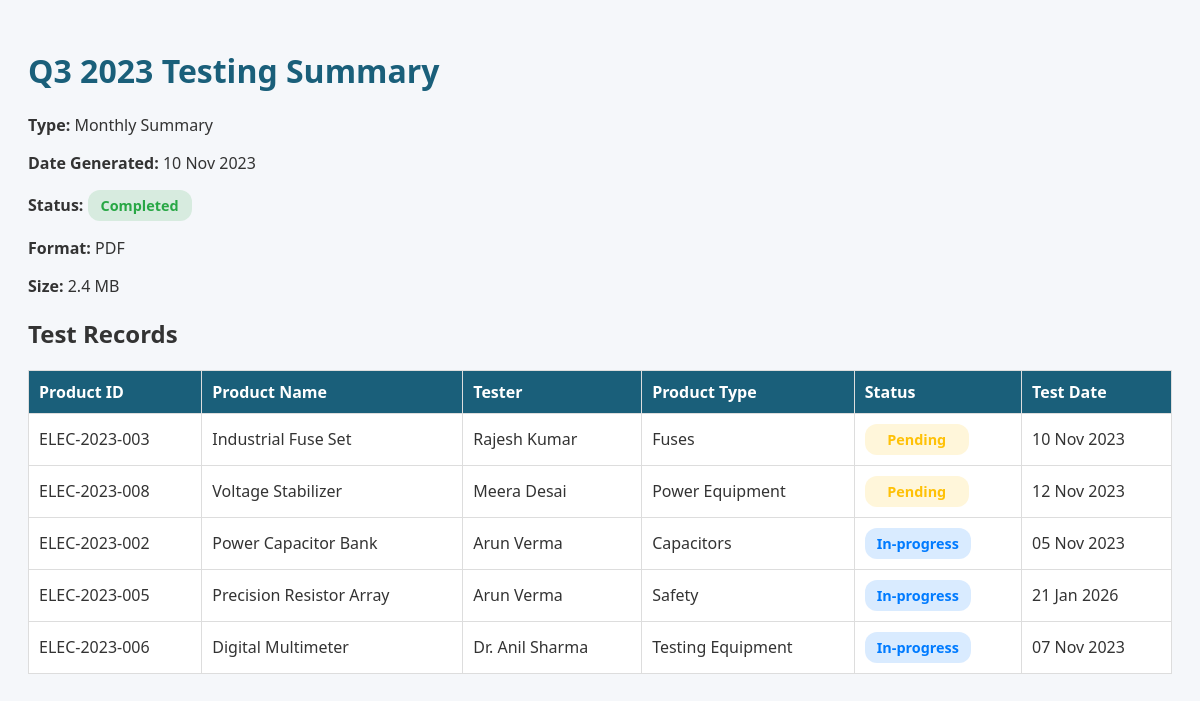
Screenshot of /api/view_report.php?id=1 with the database file from the repository.
### tables this page shows
CREATE TABLE `generated_reports` (
    `report_id` int(11) NOT NULL,
    `report_name` varchar(255) NOT NULL,
    `report_type` varchar(100) NOT NULL,
    `date_generated` date NOT NULL,
    `format` varchar(50) NOT NULL,
    `status` enum(
        'completed',
        'processing',
        'pending',
        'failed'
    ) NOT NULL,
    `size` varchar(50) NOT NULL,
    `generated_by` int(11) DEFAULT NULL
);

CREATE TABLE `testing_records` (
    `test_id` int(11) NOT NULL,
    `product_id` varchar(20) NOT NULL,
    `test_date` date NOT NULL,
    `test_type` varchar(100) NOT NULL,
    `test_name` varchar(50) DEFAULT NULL,
    `voltage_rating` varchar(20) DEFAULT NULL,
    `status` varchar(20) DEFAULT NULL,
    `result` varchar(50) DEFAULT NULL,
    `notes` text DEFAULT NULL,
    `created_by` int(11) DEFAULT NULL,
    `created_at` timestamp NOT NULL DEFAULT current_timestamp(),
    `tester_name` varchar(255) DEFAULT NULL,
    `tester_id` int(11) DEFAULT NULL
);

CREATE TABLE `products` (
    `product_id` varchar(20) NOT NULL,
    `name` varchar(255) NOT NULL,
    `category` varchar(50) NOT NULL,
    `voltage_rating` varchar(20) NOT NULL,
    `certification` varchar(50) NOT NULL,
    `description` text NOT NULL,
    `price` decimal(10, 2) NOT NULL,
    `stock` int(11) NOT NULL,
    `badge` varchar(20) DEFAULT NULL,
    `featured` tinyint(1) DEFAULT 0,
    `created_at` timestamp NOT NULL DEFAULT current_timestamp(),
    `image` varchar(255) DEFAULT NULL
);

CREATE TABLE `testers` (
    `tester_id` int(11) NOT NULL,
    `tester_name` varchar(255) DEFAULT NULL
);

### api/view_report.php (the view, shortened to what this page needs)
<?php
include("../config/conn.php");
$report_id = $_GET['id'] ?? null;
$stmt = $conn->prepare("SELECT * FROM generated_reports WHERE report_id = ?");
$stmt->bind_param("i", $report_id);
$stmt->execute();
$report = $stmt->get_result()->fetch_assoc();
$testStmt = $conn->prepare("
    SELECT
        tr.test_id,
        tr.product_id,
        p.name AS product_name,
        t.tester_name,
        tr.test_type,
        tr.status,
        tr.test_date
    FROM testing_records tr
    LEFT JOIN products p ON tr.product_id = p.product_id
    LEFT JOIN testers t ON tr.tester_id = t.tester_id
    ORDER BY RAND()
    LIMIT 5
");
$testStmt->execute();
$records = $testStmt->get_result()->fetch_all(MYSQLI_ASSOC);
?>
<!DOCTYPE html>
<html lang="en">
<head>
    <link rel="stylesheet" href="https://cdnjs.cloudflare.com/ajax/libs/font-awesome/6.4.0/css/all.min.css">
</head>
<body>
    <h1><?= htmlspecialchars($report['report_name']) ?></h1>
    <p><strong>Type:</strong> <?= htmlspecialchars($report['report_type']) ?></p>
    <p><strong>Date Generated:</strong> <?= date('d M Y', strtotime($report['date_generated'])) ?></p>
    <p><strong>Status:</strong>
        <span class="status-badge <?= $report['status'] == 'completed' ? 'status-completed' : ($report['status'] == 'in-progress' ? 'status-in-progress' : 'status-pending') ?>">
            <?= ucfirst($report['status']) ?>
        </span>
    </p>
    <p><strong>Format:</strong> <?= strtoupper($report['format']) ?></p>
    <p><strong>Size:</strong> <?= htmlspecialchars($report['size'] ?? '-') ?></p>
    <h2>Test Records</h2>
    <table>
        <thead>
            <tr>
                <th>Product ID</th>
                <th>Product Name</th>
                <th>Tester</th>
                <th>Product Type</th>
                <th>Status</th>
                <th>Test Date</th>
            </tr>
        </thead>
        <tbody>
            <?php foreach ($records as $r): ?>
                <tr>
                    <td><?= htmlspecialchars($r['product_id'] ?? 'N/A') ?></td>
                    <td><?= htmlspecialchars($r['product_name'] ?? 'N/A') ?></td>
                    <td><?= htmlspecialchars($r['tester_name'] ?? 'N/A') ?></td>
                    <td><?= htmlspecialchars($r['test_type'] ?? 'N/A') ?></td>
                    <td>
                        <?php
                        $statusClass = 'status-pending';
                        if (($r['status'] ?? '') == 'completed') $statusClass = 'status-completed';
                        elseif (($r['status'] ?? '') == 'in-progress') $statusClass = 'status-in-progress';
                        elseif (($r['status'] ?? '') == 'failed') $statusClass = 'status-failed';
                        ?>
                        <span class="status-badge <?= $statusClass ?>"><?= ucfirst($r['status'] ?? 'Pending') ?></span>
                    </td>
                    <td><?= date('d M Y', strtotime($r['test_date'] ?? date('Y-m-d'))) ?></td>
                </tr>
            <?php endforeach; ?>
        </tbody>
    </table>
</body>
</html>

### api/view_report.php (style rules this page uses)
body { font-family: 'Segoe UI', Tahoma, Geneva, Verdana, sans-serif; background: #f5f7fa; color: #333; padding: 20px; }
h1 { color: #1a5f7a; }
table { width: 100%; border-collapse: collapse; margin-top: 20px; background: #fff; }
th, td { border: 1px solid #ddd; padding: 10px; text-align: left; }
th { background: #1a5f7a; color: #fff; }
.status-badge { padding: 6px 12px; border-radius: 12px; font-weight: 600; font-size: 0.9rem; display: inline-block; min-width: 80px; text-align: center; }
.status-completed { background: rgba(40, 167, 69, 0.15); color: #28a745; }
.status-pending { background: rgba(255, 193, 7, 0.15); color: #ffc107; }
.status-in-progress { background: rgba(0, 123, 255, 0.15); color: #007bff; }

### rows the page displays
generated_reports: report_name "Q3 2023 Testing Summary", report_type "Monthly Summary", date_generated "10 Nov 2023", status "Completed", format "PDF", size "2.4 MB"
testing_records: product "ELEC-2023-003", product.name "Industrial Fuse Set", tester.tester_name "Rajesh Kumar", test_type "Fuses", status "Pending"
testing_records: product "ELEC-2023-008", product.name "Voltage Stabilizer", tester.tester_name "Meera Desai", test_type "Power Equipment", status "Pending"
testing_records: product "ELEC-2023-002", product.name "Power Capacitor Bank", tester.tester_name "Arun Verma", test_type "Capacitors", status "In-progress"
testing_records: product "ELEC-2023-005", product.name "Precision Resistor Array", tester.tester_name "Arun Verma", test_type "Safety", status "In-progress"
testing_records: product "ELEC-2023-006", product.name "Digital Multimeter", tester.tester_name "Dr. Anil Sharma", test_type "Testing Equipment", status "In-progress"
